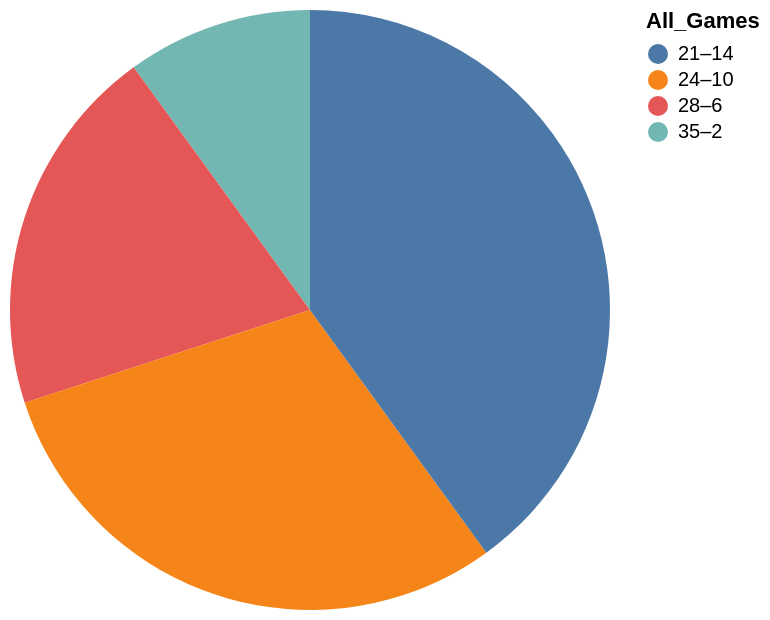

Specify this chart in Vega-Lite:
### Vega-Lite specification from a JSON file in a GitHub repository (floating-point values rounded to 4 significant figures)
{"data": {"values": [{"x_data": "35–2", "y_data": 1}, {"x_data": "28–6", "y_data": 2}, {"x_data": "24–10", "y_data": 3}, {"x_data": "21–14", "y_data": 4}]}, "mark": "arc", "encoding": {"theta": {"field": "y_data", "type": "quantitative", "title": "Team_ID"}, "color": {"field": "x_data", "type": "nominal", "title": "All_Games"}}}
